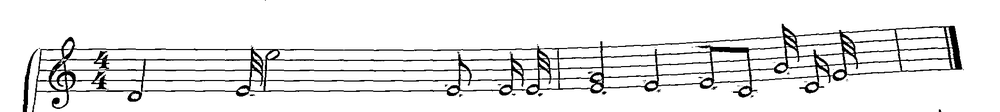
#> input picture StaffRemoval/Binarized.png, 1000 x 112 px, shrunk from 1929 x 217 before the run
$ jupyter execute Sekeletonizatin.ipynb
#> lines starting #> are read from the running program, lines starting #| are printed output that depends on the picture; after the words box and inside, x2 and y2 are one past the last pixel; in counts of white or black regions, pixels touching at a corner belong together; long printed decimals are rounded
[cell 1]
import cv2
import skimage.io as io
import numpy as np
from skimage.morphology import binary_erosion, binary_dilation, binary_closing,skeletonize, thin
from scipy.signal import convolve2d
from statistics import mode
from math import sqrt

[cell 2]
def showBinaryImg(img):
    cv2.imshow("Images",img*255)
    cv2.waitKey(0)
    cv2.destroyAllWindows()
def showImg(img):
    cv2.imshow("Images",img)
    cv2.waitKey(0)
    cv2.destroyAllWindows()

[cell 3]
def calcStaffHeightSpace(img):
    count=0
    staffHeight=[]
    staffSpace=[]
    n,m=img.shape
    lines=[]
    for j in range(m):
        start=end=0
        for i in range(n-1):
            if(img[i][j]!=img[i+1][j]):
                if img[i][j]==0:
                    #end of zeros
                    start=i
                    staffSpace.append(count)
                else:
                    #end of ones
                    end=i
                    lines.append([j,start,end,count])#colIndex,start in coloum Index,end in coloum index,thikness
                    staffHeight.append(count)
                count=0
            else:
                count+=1


    staffHeight=mode(staffHeight)
    staffSpace=mode(staffSpace)
    return lines,staffSpace,staffHeight

[cell 4]
def removeSymbol(img,lines,staffHeight,staffSpace):
    Thres=min(staffHeight+staffSpace,2*staffHeight)
    lines=np.array(lines)
    indices=np.where(lines[:,3]>Thres)
    staffImg=np.copy(img)
    for i in indices[0]:
       # print(i)
        col,start,end,thres=lines[i]
        staffImg[start:end+1,col]=0
    #print(img)
    return staffImg

[cell 5]
img= cv2.imread("Binarized.png",0)
#> img is the input picture: shape (112, 1000); min 0, max 255, mean 232.8
img=img/255
# print(img)
img=1-img
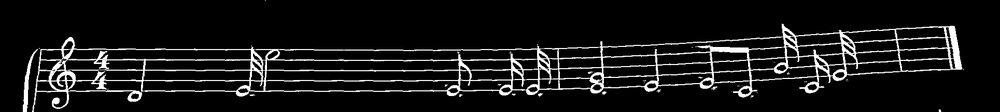
#> img: shape (112, 1000) float64; min 0, max 1, mean 0.0872
imgLines,staffS,staffH=calcStaffHeightSpace(img)
#> imgLines = 24211 items; staffS = 0; staffH = 0
# print(staffH,staffS)
imgRemovedSymbols=removeSymbol(img,imgLines,staffH,staffS)
#> the loop in removeSymbol, `for i in indices[0]:` made 718 passes
#> (i, col, start, end, thres) on passes 2 to 4: (4, 21, 89, 103, 2), (6, 22, 76, 81, 4), (7, 22, 76, 88, 6)
#> after the loop in removeSymbol, `for i in indices[0]:`:
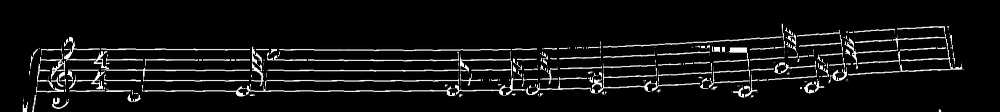
#> staffImg: shape (112, 1000) float64; 3.36% of pixels changed, all inside (x1, y1, x2, y2) = (21, 0, 964, 110)
cv2.imwrite("staffout.png",imgRemovedSymbols*255)
#showBinaryImg(imgRemovedSymbols)
neg=img-imgRemovedSymbols
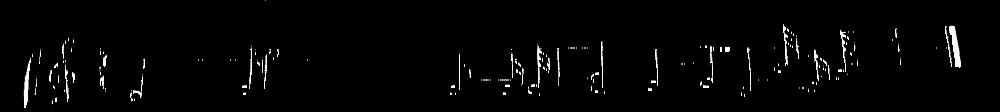
#> neg: shape (112, 1000) float64; min 0, max 1, mean 0.02
print(img)
#> (printed output is left out)
print(imgRemovedSymbols)
#> (printed output is left out)
cv2.imwrite("neg.png",neg*255)
#> Out = True

[cell 6]
def getDist(curComp,compIndex,lines,j,staffHremoved):
    indices=np.where((lines[:,0]==j) & (lines[:,3] >= 0.5*staffHremoved) & (lines[:,3] <= 2*staffHremoved))
    if(compIndex>=indices[0].size):
        return 0
    nextComp=lines[indices[0][compIndex]]
    colIndex1=curComp[0]
    colIndex2=nextComp[0]
    rowIndex1=(curComp[2]+curComp[1])/2
    rowIndex2=(nextComp[2]+nextComp[1])/2
    dist=sqrt((colIndex1-colIndex2)**2+(rowIndex1-rowIndex2)**2)
    return (1/j)*dist

imgLines,staffSremoved,staffHremoved=calcStaffHeightSpace(imgRemovedSymbols)
#> imgLines = 21741 items; staffSremoved = 0; staffHremoved = 0
lines=np.array(imgLines)
indices=np.where(lines[:,0]==5)
#> indices = (empty array,)
k=5
oGlobal=[]
m=imgRemovedSymbols.shape[1]
#> m = 1000
for i in range(m):
    o=[]
    indices=np.where((lines[:,0]==i) & (lines[:,3] >= 0.5*staffHremoved) & (lines[:,3] <= 2*staffHremoved))
    curCompIndex=0
    if indices[0].size > 5:
        for component in indices[0]:
            col=lines[component][0]
            orient=0
            for j in range(k):
                if(col+j+1<m):

                    orient+=getDist(lines[component],curCompIndex,lines,col+j+1,staffHremoved)
            o.append(orient)
            curCompIndex+=1
        oi=sum(o)/indices[0].size
        oGlobal.append(oi)
#> this loop made 1000 passes
print(oGlobal)
#| [0.9813, 3.475, 4.306, 2.877, 2.467, 2.462, 2.260, 2.414, 2.226, 1.527, 1.932, 1.807, 1.104, 0.8478, 0.7198, 0.8977, 0.7723, 0.4593, 0.5243, 0.5089, 0.6049, 0.5846, 0.6237, 0.6865, 0.7899, 1.080
n=img.shape[0]
groups=np.zeros((n,m))
lastGroup=0
def getNextPixel(slope,x,y):
    c=y-slope*x
    neigh0=[x,y+1]
    neigh1=[x-1,y+1]
    neigh7=[x+1,y+1]
    dist0=abs(neigh0[1]-slope*neigh0[0]-c)/sqrt(1+slope**2)
    dist1=abs(neigh1[1]-slope*neigh1[0]-c)/sqrt(1+slope**2)
    dist7=abs(neigh7[1]-slope*neigh7[0]-c)/sqrt(1+slope**2)

    if(dist0<dist1 and dist0<dist7):
        return x,y+1
    if(dist1<dist0 and dist1<dist7):
        return x-1,y+1
    if(dist7<dist0 and dist7<dist1):
        return x+1,y+1
    return x+1,y+1
# [10 lines of commented-out code are left out]
